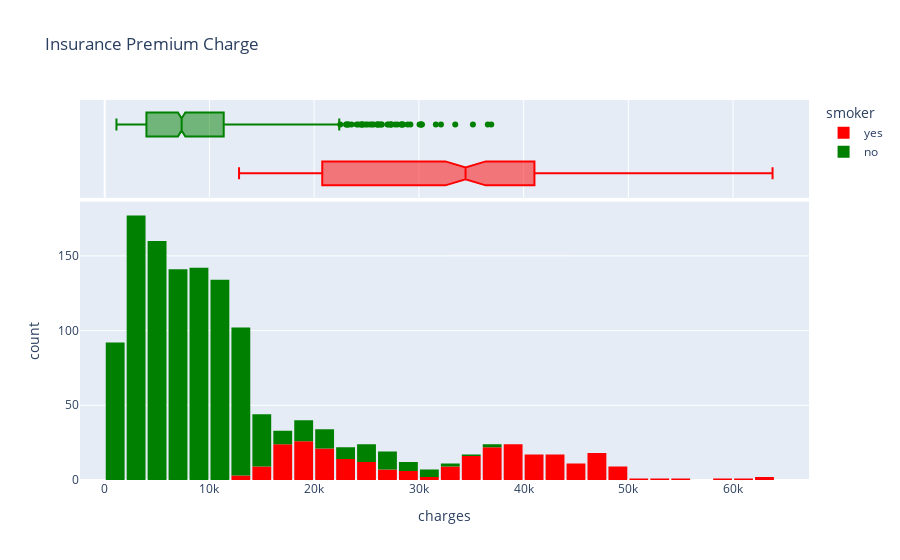

The cell this chart's notebook holds for it:
### Markdown cell above
**Charges**
Let's visualize the distribution of "charges" i.e. premium amount required for insurance. 
This is the column we're trying to predict.
Let's also use the categorical column "smoker" to distinguish the charges for smokers and non-smokers.

### Code cell
fig = px.histogram(df,
                    x='charges',
                    marginal='box',
                    color='smoker',
                    color_discrete_sequence=['red', 'green'],
                    title="Insurance Premium Charge")

fig.update_layout(bargap=0.1)
fig.show()

### Figure 1 — Plotly figure (JSON) as saved in the notebook; plotly's stock layout.template omitted (floating-point values rounded to 4 significant figures; data arrays with more than 128 entries replaced by an {"elided": "..."} marker saying what was removed)
{"data": [{"alignmentgroup": "True", "bingroup": "x", "hovertemplate": "smoker=yes<br>charges=%{x}<br>count=%{y}<extra></extra>", "legendgroup": "yes", "marker": {"color": "red", "pattern": {"shape": ""}}, "name": "yes", "offsetgroup": "yes", "orientation": "v", "showlegend": true, "type": "histogram", "x": {"elided": "274 float values"}, "xaxis": "x", "yaxis": "y"}, {"alignmentgroup": "True", "hovertemplate": "smoker=yes<br>charges=%{x}<extra></extra>", "legendgroup": "yes", "marker": {"color": "red"}, "name": "yes", "notched": true, "offsetgroup": "yes", "showlegend": false, "type": "box", "x": {"elided": "274 float values"}, "xaxis": "x2", "yaxis": "y2"}, {"alignmentgroup": "True", "bingroup": "x", "hovertemplate": "smoker=no<br>charges=%{x}<br>count=%{y}<extra></extra>", "legendgroup": "no", "marker": {"color": "green", "pattern": {"shape": ""}}, "name": "no", "offsetgroup": "no", "orientation": "v", "showlegend": true, "type": "histogram", "x": {"elided": "1064 float values"}, "xaxis": "x", "yaxis": "y"}, {"alignmentgroup": "True", "hovertemplate": "smoker=no<br>charges=%{x}<extra></extra>", "legendgroup": "no", "marker": {"color": "green"}, "name": "no", "notched": true, "offsetgroup": "no", "showlegend": false, "type": "box", "x": {"elided": "1064 float values"}, "xaxis": "x2", "yaxis": "y2"}], "layout": {"bargap": 0.1, "barmode": "relative", "legend": {"title": {"text": "smoker"}, "tracegroupgap": 0}, "title": {"text": "Insurance Premium Charge"}, "xaxis": {"anchor": "y", "domain": [0, 1], "title": {"text": "charges"}}, "xaxis2": {"anchor": "y2", "domain": [0, 1], "matches": "x", "showgrid": true, "showticklabels": false}, "yaxis": {"anchor": "x", "domain": [0, 0.7326], "title": {"text": "count"}}, "yaxis2": {"anchor": "x2", "domain": [0.7426, 1], "matches": "y2", "showgrid": false, "showline": false, "showticklabels": false, "ticks": ""}}}
